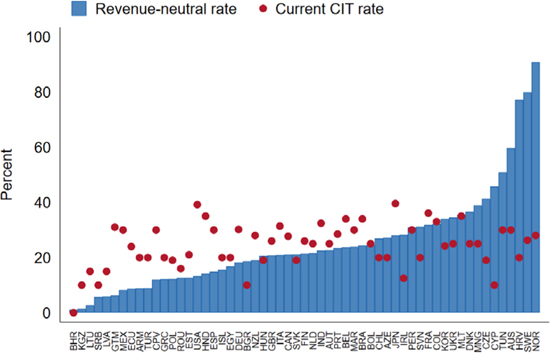
#> input picture 9781484392935_f0013-01.jpg, 550 x 353 px
$ python extract_ultra_precise.py
#> lines starting #> are read from the running program, lines starting #| are printed output that depends on the picture; after the words box and inside, x2 and y2 are one past the last pixel; in counts of white or black regions, pixels touching at a corner belong together
#!/usr/bin/env python3
"""
Ultra-Precise Plot Data Extraction
Maximum precision extraction using gridline calibration and super-resolution.
"""

import cv2
import numpy as np
import pandas as pd
import json
from pathlib import Path
from typing import Dict, List, Tuple, Optional


class UltraPreciseExtractor:
    """Extract with maximum precision using advanced techniques."""

    def __init__(self, image_path: str, metadata_path: Optional[str] = None):
        """Initialize extractor."""
        self.image_path = image_path
        self.original_image = cv2.imread(image_path)
        if self.original_image is None:
            raise ValueError(f"Could not load: {image_path}")

        # Super-resolution: upscale 4x using bicubic interpolation
        print("Upscaling image 4x for better precision...")
        self.image = cv2.resize(self.original_image, None, fx=4, fy=4,
                                interpolation=cv2.INTER_CUBIC)

        self.height, self.width = self.image.shape[:2]
        self.scale_factor = 4

        self.metadata = None
        if metadata_path and Path(metadata_path).exists():
            with open(metadata_path, 'r') as f:
                all_metadata = json.load(f)
                image_name = Path(image_path).name
                self.metadata = all_metadata.get(image_name, {})

    def detect_gridlines_advanced(self, plot_area: Tuple[int, int, int, int]) -> List[Tuple[int, float]]:
        """
        Detect horizontal gridlines with sub-pixel precision.
        Returns list of (pixel_y, confidence) tuples.

        Args:
            plot_area: (x_min, y_min, x_max, y_max) to constrain search
        """
        x_min, y_min, x_max, y_max = plot_area

        # Extract plot region only
        plot_img = self.image[y_min:y_max, x_min:x_max]
        gray = cv2.cvtColor(plot_img, cv2.COLOR_BGR2GRAY)

        # Apply Gaussian blur to reduce noise
        blurred = cv2.GaussianBlur(gray, (5, 5), 0)

        # Use Canny edge detection
        edges = cv2.Canny(blurred, 30, 100)

        # Detect lines using probabilistic Hough transform
        min_line_length = int((x_max - x_min) * 0.3)  # At least 30% of plot width
        lines = cv2.HoughLinesP(edges, rho=1, theta=np.pi/180, threshold=60,
                                minLineLength=min_line_length, maxLineGap=20)

        gridlines = []
        if lines is not None:
            for line in lines:
                x1, y1, x2, y2 = line[0]

                # Check if line is horizontal (small y difference, large x difference)
                if abs(y2 - y1) < 3 and abs(x2 - x1) > min_line_length:
                    y_pos = (y1 + y2) / 2.0  # Sub-pixel position relative to plot area
                    y_absolute = y_min + y_pos  # Convert to absolute image coordinates
                    length = abs(x2 - x1)
                    plot_width = x_max - x_min
                    confidence = length / plot_width  # Longer lines = more confident
                    gridlines.append((y_absolute, confidence))

        # Cluster nearby gridlines (within 5 pixels)
        if gridlines:
            gridlines.sort(key=lambda x: x[0])
            clustered = []
            current_cluster = [gridlines[0]]

            for gl in gridlines[1:]:
                if abs(gl[0] - current_cluster[0][0]) < 5:
                    current_cluster.append(gl)
                else:
                    # Take weighted average of cluster
                    total_conf = sum(c for _, c in current_cluster)
                    avg_y = sum(y * c for y, c in current_cluster) / total_conf
                    clustered.append((avg_y, total_conf / len(current_cluster)))
                    current_cluster = [gl]

            # Don't forget last cluster
            if current_cluster:
                total_conf = sum(c for _, c in current_cluster)
                avg_y = sum(y * c for y, c in current_cluster) / total_conf
                clustered.append((avg_y, total_conf / len(current_cluster)))

            gridlines = clustered

        # Sort by y position
        gridlines.sort(key=lambda x: x[0])

        return gridlines

    def calibrate_with_gridlines(self, gridlines: List[Tuple[int, float]]) -> Dict[float, float]:
        """
        Calibrate gridlines to y-axis values.
        Returns mapping of pixel_y -> value.
        """
        # Get expected y-axis values from metadata
        if not self.metadata or 'y_axis' not in self.metadata:
            return {}

        y_range = self.metadata['y_axis'].get('range', [])
        if len(y_range) != 2:
            return {}

        y_min, y_max = y_range

        # Expected gridline values (e.g., 0, 20, 40, 60, 80, 100)
        num_expected = 6  # Typically 5-6 gridlines
        step = (y_max - y_min) / (num_expected - 1)
        expected_values = [y_min + i * step for i in range(num_expected)]

        # Match detected gridlines to expected values
        # Gridlines should be evenly spaced from top to bottom
        if len(gridlines) >= 3:  # Need at least 3 to calibrate
            # Take the most confident gridlines
            gridlines = sorted(gridlines, key=lambda x: x[1], reverse=True)[:num_expected]
            gridlines = sorted(gridlines, key=lambda x: x[0])  # Re-sort by position

            # Map gridlines to values
            # In image coordinates: low Y = top of image = high values
            # High Y = bottom of image = low values
            calibration = {}
            if len(gridlines) == len(expected_values):
                # Perfect match - map first gridline (lowest Y, top) to max value
                for (pixel_y, _), value in zip(gridlines, reversed(expected_values)):
                    calibration[pixel_y] = value
            elif len(gridlines) >= 2:
                # Linear mapping from gridlines to expected values
                # First gridline (top, min pixel_y) = max value (y_max)
                # Last gridline (bottom, max pixel_y) = min value (y_min)
                pixel_positions = np.array([gl[0] for gl in gridlines])
                # Create values array in descending order (top to bottom)
                values_array = np.linspace(y_max, y_min, len(gridlines))

                for pixel_y, value in zip(pixel_positions, values_array):
                    calibration[pixel_y] = value

            return calibration

        return {}

    def pixel_to_value_calibrated(self, pixel_y: float, calibration: Dict[float, float],
                                  snap_threshold: float = 8.0) -> float:
        """
        Convert pixel to value using calibration points.
        Snaps to gridline if within threshold.
        """
        if not calibration:
            return 0.0

        # Check if pixel is very close to a calibration point
        for cal_pixel, cal_value in calibration.items():
            if abs(pixel_y - cal_pixel) < snap_threshold:
                return cal_value  # Snap to gridline value

        # Otherwise, interpolate between calibration points
        cal_points = sorted(calibration.items(), key=lambda x: x[0])
        pixels = np.array([p for p, v in cal_points])
        values = np.array([v for p, v in cal_points])

        # Clamp to range
        pixel_y = np.clip(pixel_y, pixels.min(), pixels.max())

        # Linear interpolation
        value = np.interp(pixel_y, pixels, values)
        return float(value)

    def detect_bar_top_multi_sample(self, x_start: int, x_end: int,
                                    target_color: Tuple[int, int, int],
                                    y_min: int, y_max: int) -> Optional[float]:
        """
        Detect bar top by sampling multiple columns and using median.
        More robust against noise.

        Args:
            x_start, x_end: X range to sample
            target_color: BGR color to detect
            y_min, y_max: Y range to search (plot area only)
        """
        tb, tg, tr = target_color

        top_positions = []

        # Sample every 2 pixels across the bar width
        for x in range(x_start, x_end, 2):
            if x >= self.width:
                break

            # Only search within plot area
            column = self.image[y_min:y_max, x]

            # Find pixels matching target color (scan from top to bottom)
            for y_offset in range(len(column)):
                pixel = column[y_offset]
                b, g, r = pixel

                # Color distance (use L1 distance for speed)
                dist = abs(int(r)-int(tr)) + abs(int(g)-int(tg)) + abs(int(b)-int(tb))

                if dist < 50:  # Tighter threshold
                    # Found the bar - record absolute y position
                    top_positions.append(float(y_min + y_offset))
                    break

        if not top_positions:
            return None

        # Use median to filter outliers
        return float(np.median(top_positions))

    def detect_colors(self, plot_area: Tuple[int, int, int, int]) -> List[Tuple[int, int, int]]:
        """Detect dominant colors in plot area (BGR format)."""
        x_min, y_min, x_max, y_max = plot_area
        plot_img = self.image[y_min:y_max, x_min:x_max]

        # Sample pixels (don't need all for color detection)
        sampled = plot_img[::4, ::4].reshape(-1, 3).astype(np.float32)

        from sklearn.cluster import KMeans
        kmeans = KMeans(n_clusters=8, random_state=42, n_init=10)
        kmeans.fit(sampled)

        colors = kmeans.cluster_centers_.astype(int)

        # Filter background colors
        filtered = []
        for color in colors:
            b, g, r = color

            # Skip white/very light
            if min(r, g, b) > 220:
                continue

            # Skip very dark
            if max(r, g, b) < 30:
                continue

            # Check saturation
            max_rgb = max(r, g, b)
            min_rgb = min(r, g, b)
            sat = (max_rgb - min_rgb) / (max_rgb + 1)

            if sat < 0.15:  # Low saturation = gray
                continue

            filtered.append((int(b), int(g), int(r)))

        # Merge similar colors by hue
        merged = []
        for color in filtered:
            b, g, r = color

            is_similar = False
            for mb, mg, mr in merged:
                # Check if same color family (blue/red/green)
                is_blue_1 = b > r * 1.15 and b > g * 1.15
                is_red_1 = r > b * 1.15 and r > g * 1.15
                is_blue_2 = mb > mr * 1.15 and mb > mg * 1.15
                is_red_2 = mr > mb * 1.15 and mr > mg * 1.15

                if (is_blue_1 and is_blue_2) or (is_red_1 and is_red_2):
                    dist = abs(r-mr) + abs(g-mg) + abs(b-mb)
                    if dist < 120:
                        is_similar = True
                        break

            if not is_similar:
                merged.append(color)

        return merged[:3]  # Limit to 3 series

    def extract_data(self) -> Dict:
        """Extract data with ultra-precision techniques."""
        print(f"Processing: {self.image_path}")
        print(f"Original: {self.original_image.shape[1]}x{self.original_image.shape[0]}")
        print(f"Upscaled: {self.width}x{self.height} ({self.scale_factor}x)")

        # Define plot area (scaled by 4)
        x_min = int(self.width * 0.12)
        y_min = int(self.height * 0.08)
        x_max = int(self.width * 0.95)
        y_max = int(self.height * 0.88)
        plot_area = (x_min, y_min, x_max, y_max)

        # Detect gridlines within plot area
        print("\nDetecting gridlines with sub-pixel precision...")
        gridlines = self.detect_gridlines_advanced(plot_area)
        print(f"Detected {len(gridlines)} gridlines")
        for i, (y, conf) in enumerate(gridlines):
            print(f"  Gridline {i+1}: y={y:.1f}, confidence={conf:.2f}")

        # Calibrate gridlines to values
        print("\nCalibrating gridlines to y-axis values...")
        calibration = self.calibrate_with_gridlines(gridlines)
        if calibration:
            print("Calibration points:")
            for pixel_y, value in sorted(calibration.items()):
                print(f"  Pixel {pixel_y:.1f} → {value:.1f}")
        else:
            print("  Warning: Could not calibrate gridlines - using metadata fallback")
            # Fallback: use plot area boundaries
            if self.metadata and 'y_axis' in self.metadata:
                y_range = self.metadata['y_axis'].get('range', [0, 100])
                y_min_val, y_max_val = y_range
                # Top of plot = max value, bottom = min value
                calibration = {
                    float(y_min): y_max_val,  # Top
                    float(y_max): y_min_val   # Bottom
                }
                print(f"  Using plot boundaries: top={y_max_val}, bottom={y_min_val}")

        # Detect colors
        print("\nDetecting series colors...")
        colors = self.detect_colors(plot_area)
        print(f"Detected {len(colors)} series:")
        for i, (b, g, r) in enumerate(colors):
            print(f"  Series {i}: RGB({r}, {g}, {b})")

        # Get countries from metadata
        countries = []
        if self.metadata and 'x_axis' in self.metadata:
            countries = self.metadata['x_axis'].get('countries', [])
            print(f"\nUsing {len(countries)} countries from metadata")

        # Extract data with multi-sampling
        print("\nExtracting data with multi-sampling...")
        data_points = []

        scan_width = x_max - x_min
        num_scans = min(300, scan_width // 4)  # More samples with upscaled image

        for i in range(num_scans):
            x_center = x_min + int(i * scan_width / num_scans)
            x_start = max(x_min, x_center - 4)
            x_end = min(x_max, x_center + 4)

            for color_idx, target_color in enumerate(colors):
                # Multi-sample detection within plot area
                top_y = self.detect_bar_top_multi_sample(x_start, x_end, target_color, y_min, y_max)

                if top_y is not None:
                    # Convert to value using calibration
                    value = self.pixel_to_value_calibrated(top_y, calibration, snap_threshold=8.0)

                    # Map to country
                    country = None
                    if countries:
                        country_idx = int(i * len(countries) / num_scans)
                        if 0 <= country_idx < len(countries):
                            country = countries[country_idx]

                    # Get expected range from metadata
                    y_min_val, y_max_val = 0, 100
                    if self.metadata and 'y_axis' in self.metadata:
                        y_range = self.metadata['y_axis'].get('range', [0, 100])
                        y_min_val, y_max_val = y_range

                    # Filter unreasonable values
                    if y_min_val - 5 <= value <= y_max_val + 5:
                        data_points.append({
                            'x_position': i,
                            'country': country,
                            'value': round(value, 2),
                            'series': f'series_{color_idx}',
                            'color_r': int(target_color[2]),
                            'color_g': int(target_color[1]),
                            'color_b': int(target_color[0])
                        })

        # Statistical filtering: group and take median
        if data_points:
            df = pd.DataFrame(data_points)
            df['x_group'] = (df['x_position'] / 8).astype(int)

            grouped = df.groupby(['x_group', 'series', 'country'], dropna=False).agg({
                'x_position': 'first',
                'value': 'median',  # Median filters outliers
                'color_r': 'first',
                'color_g': 'first',
                'color_b': 'first'
            }).reset_index()

            grouped = grouped.drop('x_group', axis=1)
            data_points = grouped.to_dict('records')

        print(f"Extracted {len(data_points)} data points")

        return {
            'data_points': data_points,
            'gridlines': [(y, c) for y, c in gridlines],
            'calibration': calibration,
            'colors': [(int(c[2]), int(c[1]), int(c[0])) for c in colors],
            'metadata': self.metadata or {}
        }

    def save_to_csv(self, data: Dict, output_path: str):
        """Save to CSV."""
        df = pd.DataFrame(data['data_points'])

        if data.get('metadata'):
            meta = data['metadata']
            df['plot_title'] = meta.get('title', '')
            df['plot_description'] = meta.get('description', '')

            if 'x_axis' in meta:
                df['x_axis_label'] = meta['x_axis'].get('label', '')

            if 'y_axis' in meta:
                df['y_axis_label'] = meta['y_axis'].get('label', '')
                df['value_unit'] = meta['y_axis'].get('unit', '')

        df.to_csv(output_path, index=False)
        print(f"Saved: {output_path}")


def main():
    """Test on Poland plot first."""
    extractor = UltraPreciseExtractor('9781484392935_f0013-01.jpg', 'plot_metadata.json')
#> in __init__, self.original_image is the input picture: shape (353, 550, 3); mean B, G, R 235.3, 225.4, 218.1
#> in __init__, `self.image = cv2.resize(self.original_image, None, fx=4, fy=4, interpo..`:
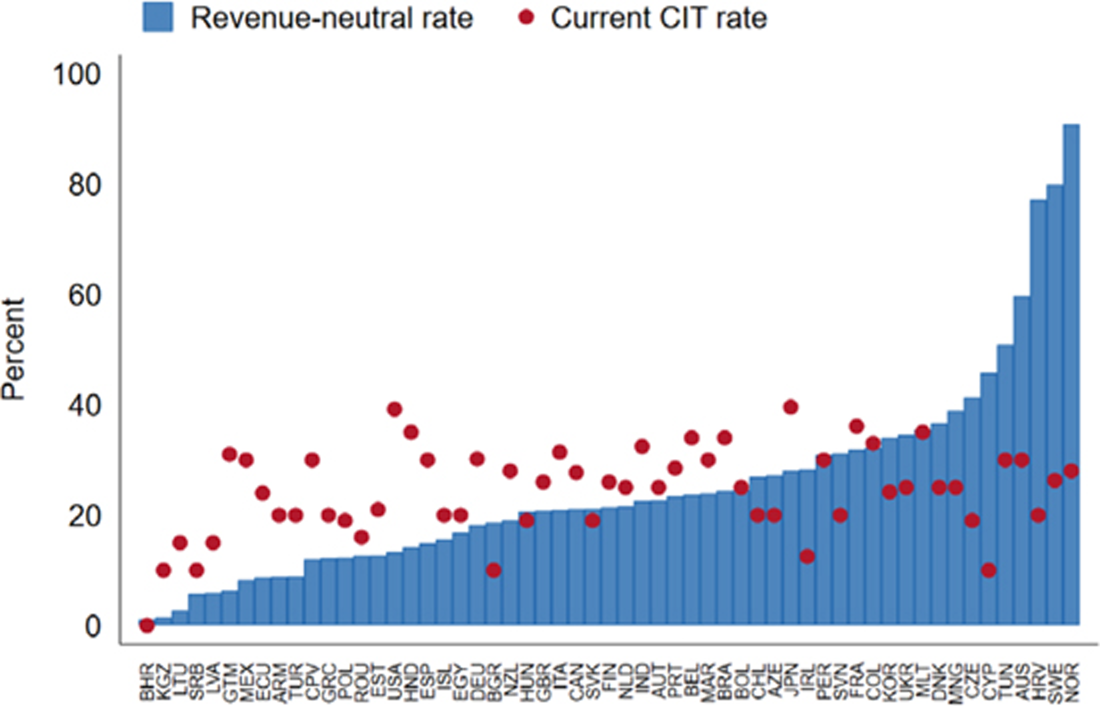
#> self.image: shape (1412, 2200, 3) (shown at 1/2 size); mean B, G, R 235.1, 225.3, 218
#> (reads plot_metadata.json from the repository)
    data = extractor.extract_data()
#| Original: 550x353
#| Upscaled: 2200x1412 (4x)
#> in detect_gridlines_advanced, `plot_img = self.image[y_min:y_max, x_min:x_max]`:
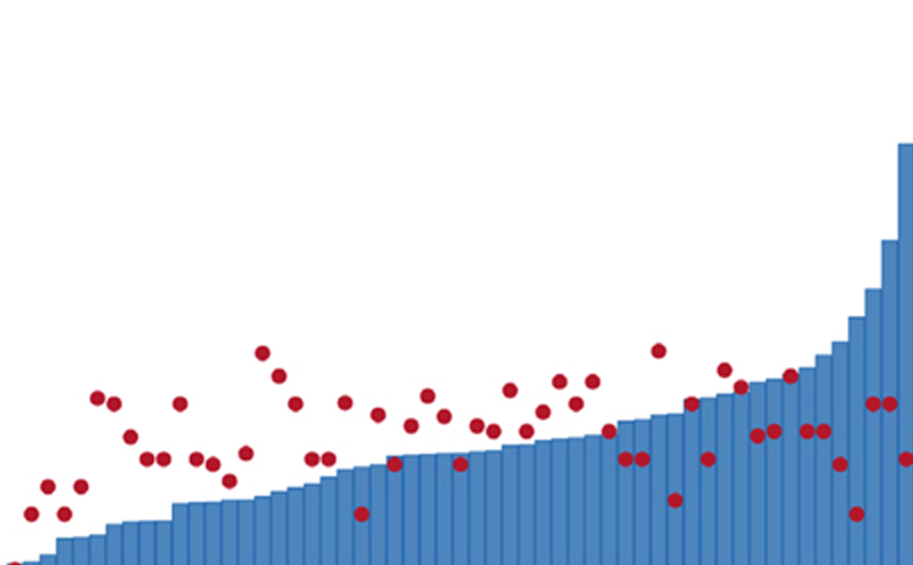
#> plot_img: shape (1130, 1826, 3) (shown at 1/2 size); mean B, G, R 236.7, 224.3, 215.5
#> in detect_gridlines_advanced, `gray = cv2.cvtColor(plot_img, cv2.COLOR_BGR2GRAY)`:
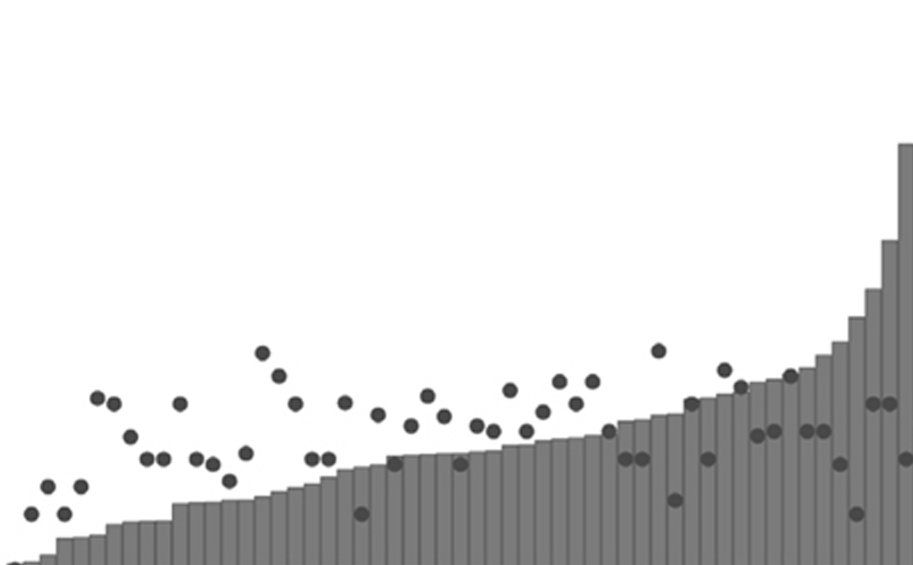
#> gray: shape (1130, 1826) (shown at 1/2 size); min 47, max 255, mean 223.1
#> in detect_gridlines_advanced, `edges = cv2.Canny(blurred, 30, 100)`:
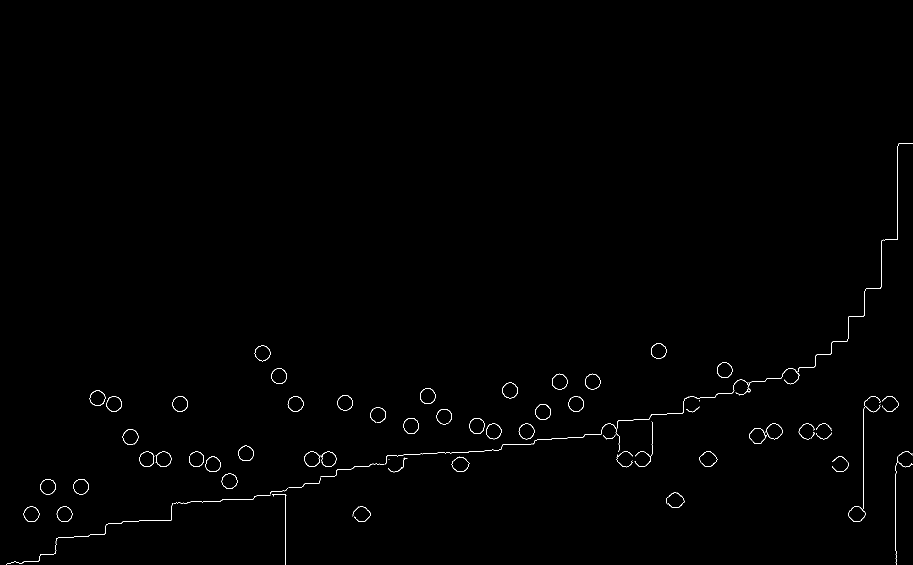
#> edges: shape (1130, 1826) (shown at 1/2 size); 0.44% white in thin lines or dots, all inside (x1, y1, x2, y2) = (13, 286, 1826, 1130)
#> in detect_gridlines_advanced, `lines = cv2.HoughLinesP(edges, rho=1, theta=np.pi/180, threshold=60, m..`: lines = None
#| Detected 0 gridlines
#| Detected 3 series:
#| Extracted 186 data points

    # Save result
    output_dir = Path('extracted_data_ultra')
    output_dir.mkdir(exist_ok=True)
    extractor.save_to_csv(data, 'extracted_data_ultra/9781484392935_f0013-01.csv')

    # Show Poland results
    df = pd.DataFrame(data['data_points'])
    if len(df) > 0:
        poland = df[df['country'] == 'POL'].sort_values('series')
        if not poland.empty:
            print(f"\n{'='*60}")
            print("POLAND RESULTS:")
            print("="*60)
            for _, row in poland.iterrows():
                color_name = 'Blue (Revenue-neutral)' if row['color_b'] > row['color_r'] else 'Red (Current CIT)'
                print(f"{color_name}: {row['value']:.2f}%")
            print("\nExpected:")
            print("  Blue: ~12-13%")
            print("  Red: ~19%")
            print("="*60)


if __name__ == '__main__':
    main()
